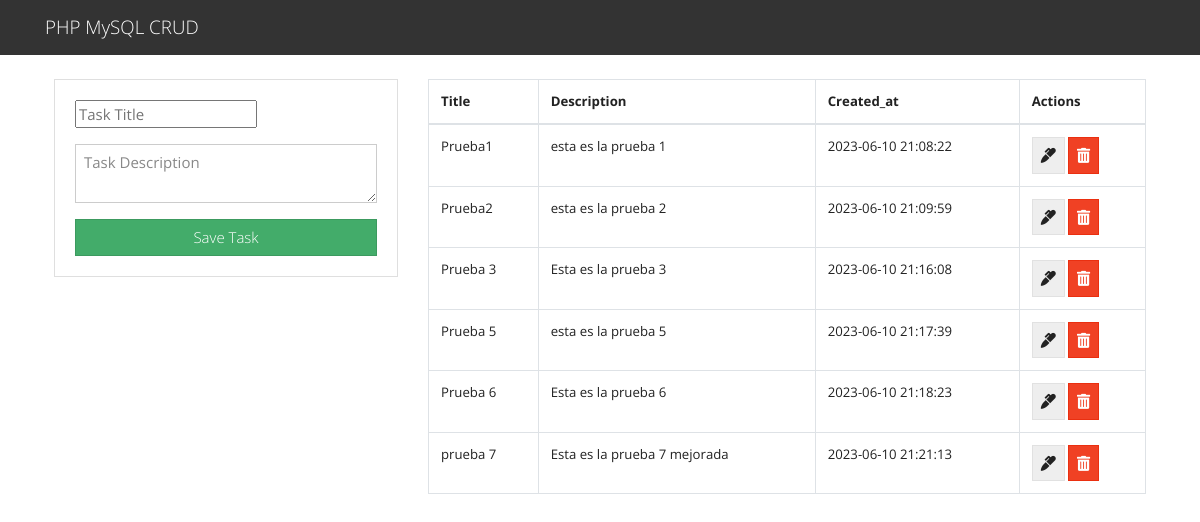
The page / on the database its author committed.
### tables this page shows
CREATE TABLE `task` (
  `id` int(11) NOT NULL,
  `title` varchar(255) NOT NULL,
  `description` varchar(255) NOT NULL,
  `created_at` timestamp NOT NULL DEFAULT current_timestamp()
);

### index.php (the view, shortened to what this page needs)
<?php include("db.php"); ?>
<?php include("includes/header.php"); ?>
  <div class="container p-4">
    <div class="row">
      <div class = "col-md-4">
          <div class="card card-body">
              <form action="save_task.php" method="post">
                <div class = "form-group">
                    <input type="text" name="title" id="form-control"
                    placeholder="Task Title" autofocus>
                </div>
                 <div class="form-group">
                  <textarea name="description" rows="2" class="form-control"
                  placeholder="Task Description"></textarea>
                 </div>
                 <input type="submit" class="btn btn-success btn-block" name="save_task" value="Save Task">
              </form>
          </div>
      </div>
      <div class="col-md-8">
            <table class="table table-bordered">
              <thead>
                <tr>
                  <th>Title</th>
                  <th>Description</th>
                  <th>Created_at</th>
                  <th>Actions</th>
                </tr>
              </thead>
              <?php
              $query = "SELECT * FROM task";
              $result_tasks = mysqli_query($conn,$query);
              while ($row = mysqli_fetch_array($result_tasks)) { ?>
                <tr>
                  <td><?php echo $row['title'] ?></td>
                  <td><?php echo $row['description'] ?></td>
                  <td><?php echo $row['created_at'] ?></td>
                  <td>
                    <a href="edit.php?id=<?php echo $row['id']?> " class="btn btn-secondary">
                      <i class="fas fa-marker"></i>
                    </a>
                    <a href="delete.php?id=<?php echo $row['id']?>" class="btn btn-danger">
                    <i class="fas fa-trash-alt"></i>
                    </a>
                  </td>
                </tr>
             <?php
              }
              ?>
            </table>
      </div>
    </div>
  </div>
<?php include("includes/footer.php"); ?>

### includes/header.php (shortened to what this page needs)
<!DOCTYPE html>
<html lang="en">
  <head>
    <link rel="stylesheet" href="https://bootswatch.com/4/yeti/bootstrap.min.css">
    <link rel="stylesheet" href="https://use.fontawesome.com/releases/v5.6.3/css/all.css">
  </head>
  <body>
    <nav class="navbar navbar-dark bg-dark">
      <div class="container">
        <a class="navbar-brand" href="index.php">PHP MySQL CRUD</a>
      </div>
    </nav>

### includes/footer.php (shortened to what this page needs)
</body>
</html>

### rows shown on the page
task: title "Prueba1", description "esta es la prueba 1", created_at "2023-06-10 21:08:22"
task: title "Prueba2", description "esta es la prueba 2", created_at "2023-06-10 21:09:59"
task: title "Prueba 3", description "Esta es la prueba 3", created_at "2023-06-10 21:16:08"
task: title "Prueba 5", description "esta es la prueba 5", created_at "2023-06-10 21:17:39"
task: title "Prueba 6", description "Esta es la prueba 6", created_at "2023-06-10 21:18:23"
task: title "prueba 7", description "Esta es la prueba 7 mejorada", created_at "2023-06-10 21:21:13"
